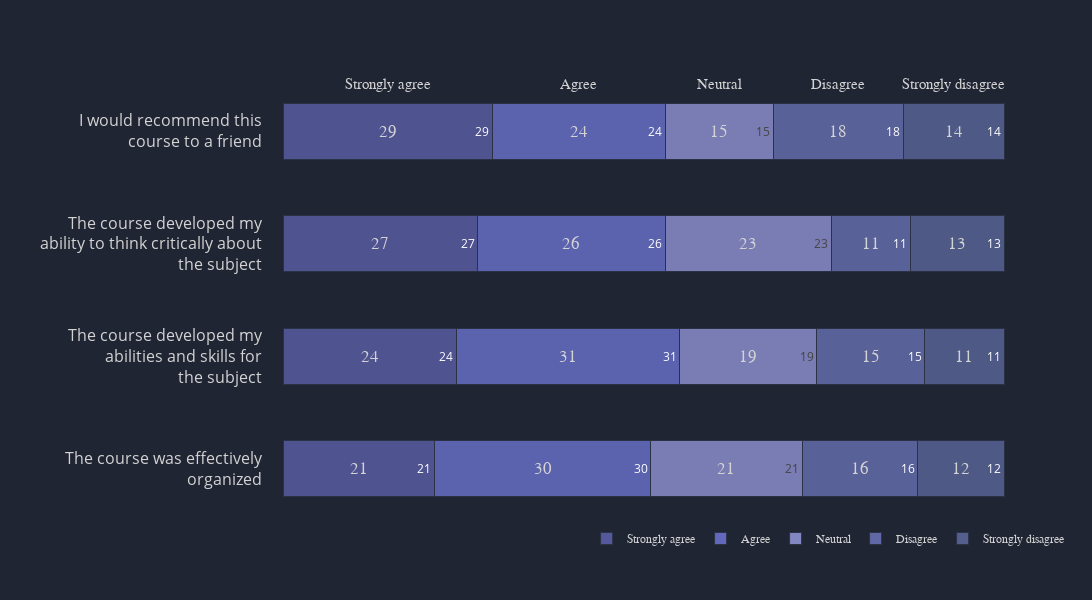

Notebook code cell kept with this figure:
### Code cell
top_labels = ['Strongly agree', 'Agree', 'Neutral', 'Disagree', 'Strongly disagree']

x_data = [[21, 30, 21, 16, 12],
          [24, 31, 19, 15, 11],
          [27, 26, 23, 11, 13],
          [29, 24, 15, 18, 14]]


y_data = ['The course was effectively<br>organized',
          'The course developed my<br>abilities and skills ' +
          'for<br>the subject', 'The course developed ' +
          'my<br>ability to think critically about<br>the subject',
          'I would recommend this<br>course to a friend']

data = pd.DataFrame(data=x_data, columns=top_labels, index=y_data)

colors = chart.palette(palette='standard', palette_type='light', reverse=True, start_pos=2)

layout = chart.layout(width=1200, xaxis_showticklabels=False, yaxis_ticksize=16,
                      pad=20, legend_y=-0.03, legend_x=0.35, legend_orientation='h',
                      legend_traceorder='normal', yaxis_showgrid=False, 
                      palette=colors)
annotations = chart.add_headings(df=data, font_size=15, orientation='h')
annotations.extend(chart.add_bar_values(df=data, font_size=17,orientation='h' ))
chart.bar(data, mode='stack', orientation='h', layout=layout, annotations=annotations)

### Figure 1 — Plotly figure (JSON) as saved in the notebook; plotly's stock layout.template omitted (floating-point values rounded to 4 significant figures)
{"data": [{"marker": {"line": {"color": "#2C3347", "width": 1}, "opacity": 0.9}, "name": "Strongly agree", "orientation": "h", "text": [21, 24, 27, 29], "type": "bar", "width": 0.5, "x": [21, 24, 27, 29], "y": ["The course was effectively<br>organized", "The course developed my<br>abilities and skills for<br>the subject", "The course developed my<br>ability to think critically about<br>the subject", "I would recommend this<br>course to a friend"]}, {"marker": {"line": {"color": "#2C3347", "width": 1}, "opacity": 0.9}, "name": "Agree", "orientation": "h", "text": [30, 31, 26, 24], "type": "bar", "width": 0.5, "x": [30, 31, 26, 24], "y": ["The course was effectively<br>organized", "The course developed my<br>abilities and skills for<br>the subject", "The course developed my<br>ability to think critically about<br>the subject", "I would recommend this<br>course to a friend"]}, {"marker": {"line": {"color": "#2C3347", "width": 1}, "opacity": 0.9}, "name": "Neutral", "orientation": "h", "text": [21, 19, 23, 15], "type": "bar", "width": 0.5, "x": [21, 19, 23, 15], "y": ["The course was effectively<br>organized", "The course developed my<br>abilities and skills for<br>the subject", "The course developed my<br>ability to think critically about<br>the subject", "I would recommend this<br>course to a friend"]}, {"marker": {"line": {"color": "#2C3347", "width": 1}, "opacity": 0.9}, "name": "Disagree", "orientation": "h", "text": [16, 15, 11, 18], "type": "bar", "width": 0.5, "x": [16, 15, 11, 18], "y": ["The course was effectively<br>organized", "The course developed my<br>abilities and skills for<br>the subject", "The course developed my<br>ability to think critically about<br>the subject", "I would recommend this<br>course to a friend"]}, {"marker": {"line": {"color": "#2C3347", "width": 1}, "opacity": 0.9}, "name": "Strongly disagree", "orientation": "h", "text": [12, 11, 13, 14], "type": "bar", "width": 0.5, "x": [12, 11, 13, 14], "y": ["The course was effectively<br>organized", "The course developed my<br>abilities and skills for<br>the subject", "The course developed my<br>ability to think critically about<br>the subject", "I would recommend this<br>course to a friend"]}], "layout": {"annotations": [{"font": {"color": "lightgrey", "family": "sans-serif", "size": 15}, "showarrow": false, "text": "Strongly agree", "textangle": 0, "x": 14.5, "xref": "x", "y": 1, "yref": "paper"}, {"font": {"color": "lightgrey", "family": "sans-serif", "size": 15}, "showarrow": false, "text": "Agree", "textangle": 0, "x": 41, "xref": "x", "y": 1, "yref": "paper"}, {"font": {"color": "lightgrey", "family": "sans-serif", "size": 15}, "showarrow": false, "text": "Neutral", "textangle": 0, "x": 60.5, "xref": "x", "y": 1, "yref": "paper"}, {"font": {"color": "lightgrey", "family": "sans-serif", "size": 15}, "showarrow": false, "text": "Disagree", "textangle": 0, "x": 77, "xref": "x", "y": 1, "yref": "paper"}, {"font": {"color": "lightgrey", "family": "sans-serif", "size": 15}, "showarrow": false, "text": "Strongly disagree", "textangle": 0, "x": 93, "xref": "x", "y": 1, "yref": "paper"}, {"font": {"color": "lightgrey", "family": "sans-serif", "size": 17}, "showarrow": false, "text": "21", "x": 10.5, "xref": "x", "y": "The course was effectively<br>organized", "yref": "y"}, {"font": {"color": "lightgrey", "family": "sans-serif", "size": 17}, "showarrow": false, "text": "30", "x": 36, "xref": "x", "y": "The course was effectively<br>organized", "yref": "y"}, {"font": {"color": "lightgrey", "family": "sans-serif", "size": 17}, "showarrow": false, "text": "21", "x": 61.5, "xref": "x", "y": "The course was effectively<br>organized", "yref": "y"}, {"font": {"color": "lightgrey", "family": "sans-serif", "size": 17}, "showarrow": false, "text": "16", "x": 80, "xref": "x", "y": "The course was effectively<br>organized", "yref": "y"}, {"font": {"color": "lightgrey", "family": "sans-serif", "size": 17}, "showarrow": false, "text": "12", "x": 94, "xref": "x", "y": "The course was effectively<br>organized", "yref": "y"}, {"font": {"color": "lightgrey", "family": "sans-serif", "size": 17}, "showarrow": false, "text": "24", "x": 12, "xref": "x", "y": "The course developed my<br>abilities and skills for<br>the subject", "yref": "y"}, {"font": {"color": "lightgrey", "family": "sans-serif", "size": 17}, "showarrow": false, "text": "31", "x": 39.5, "xref": "x", "y": "The course developed my<br>abilities and skills for<br>the subject", "yref": "y"}, {"font": {"color": "lightgrey", "family": "sans-serif", "size": 17}, "showarrow": false, "text": "19", "x": 64.5, "xref": "x", "y": "The course developed my<br>abilities and skills for<br>the subject", "yref": "y"}, {"font": {"color": "lightgrey", "family": "sans-serif", "size": 17}, "showarrow": false, "text": "15", "x": 81.5, "xref": "x", "y": "The course developed my<br>abilities and skills for<br>the subject", "yref": "y"}, {"font": {"color": "lightgrey", "family": "sans-serif", "size": 17}, "showarrow": false, "text": "11", "x": 94.5, "xref": "x", "y": "The course developed my<br>abilities and skills for<br>the subject", "yref": "y"}, {"font": {"color": "lightgrey", "family": "sans-serif", "size": 17}, "showarrow": false, "text": "27", "x": 13.5, "xref": "x", "y": "The course developed my<br>ability to think critically about<br>the subject", "yref": "y"}, {"font": {"color": "lightgrey", "family": "sans-serif", "size": 17}, "showarrow": false, "text": "26", "x": 40, "xref": "x", "y": "The course developed my<br>ability to think critically about<br>the subject", "yref": "y"}, {"font": {"color": "lightgrey", "family": "sans-serif", "size": 17}, "showarrow": false, "text": "23", "x": 64.5, "xref": "x", "y": "The course developed my<br>ability to think critically about<br>the subject", "yref": "y"}, {"font": {"color": "lightgrey", "family": "sans-serif", "size": 17}, "showarrow": false, "text": "11", "x": 81.5, "xref": "x", "y": "The course developed my<br>ability to think critically about<br>the subject", "yref": "y"}, {"font": {"color": "lightgrey", "family": "sans-serif", "size": 17}, "showarrow": false, "text": "13", "x": 93.5, "xref": "x", "y": "The course developed my<br>ability to think critically about<br>the subject", "yref": "y"}, {"font": {"color": "lightgrey", "family": "sans-serif", "size": 17}, "showarrow": false, "text": "29", "x": 14.5, "xref": "x", "y": "I would recommend this<br>course to a friend", "yref": "y"}, {"font": {"color": "lightgrey", "family": "sans-serif", "size": 17}, "showarrow": false, "text": "24", "x": 41, "xref": "x", "y": "I would recommend this<br>course to a friend", "yref": "y"}, {"font": {"color": "lightgrey", "family": "sans-serif", "size": 17}, "showarrow": false, "text": "15", "x": 60.5, "xref": "x", "y": "I would recommend this<br>course to a friend", "yref": "y"}, {"font": {"color": "lightgrey", "family": "sans-serif", "size": 17}, "showarrow": false, "text": "18", "x": 77, "xref": "x", "y": "I would recommend this<br>course to a friend", "yref": "y"}, {"font": {"color": "lightgrey", "family": "sans-serif", "size": 17}, "showarrow": false, "text": "14", "x": 93, "xref": "x", "y": "I would recommend this<br>course to a friend", "yref": "y"}], "autosize": false, "barmode": "stack", "colorway": ["#55599b", "#6269bc", "#8387c1", "#6068a5", "#545f8e", "#54698e"], "height": 600, "legend": {"bordercolor": "#202534", "borderwidth": 0, "font": {"color": "lightgrey", "family": "sans-serif", "size": 12}, "orientation": "h", "traceorder": "normal", "x": 0.4, "xanchor": "left", "y": -0.03, "yanchor": "middle"}, "margin": {"b": 75, "l": 75, "pad": 20, "r": 50, "t": 75}, "paper_bgcolor": "#202534", "plot_bgcolor": "#202534", "title": {"font": {"color": "lightgrey", "family": "sans-serif", "size": 24}, "text": "", "x": 0.5}, "width": 1200, "xaxis": {"autorange": true, "color": "lightgrey", "dtick": 1, "gridcolor": "#343846", "gridwidth": 0.5, "showgrid": false, "showline": false, "showticklabels": false, "tickfont": {"color": "lightgrey", "size": 13}, "tickformat": "", "tickmode": "auto", "title": {"font": {"color": "lightgrey", "family": "sans-serif", "size": 18}, "text": ""}, "type": "-", "zeroline": false, "zerolinecolor": "grey"}, "yaxis": {"autorange": true, "color": "lightgrey", "dtick": 1, "gridcolor": "#343846", "gridwidth": 0.5, "showgrid": false, "showline": false, "showticklabels": true, "tickfont": {"color": "lightgrey", "size": 16}, "tickformat": "", "tickmode": "auto", "ticks": "", "title": {"font": {"color": "lightgrey", "family": "sans-serif", "size": 18}, "text": ""}, "type": "-", "zeroline": true, "zerolinecolor": "grey"}}}
